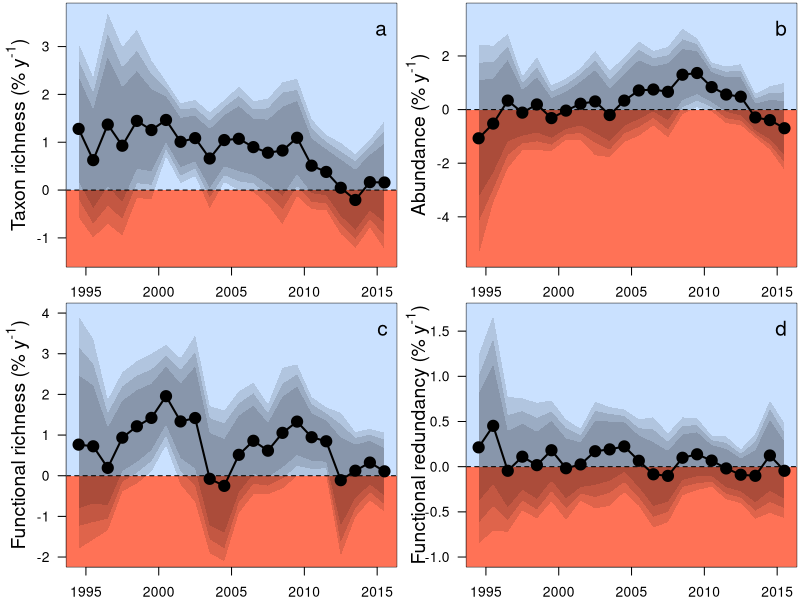

This figure's R source: (Note: this script raises an error after producing the figure.)
##Set working directory
setwd("C:/Users/elwel/OneDrive/Desktop/aquatic_data/git/EuroAquaticMacroInverts")

# attach data
MA <- read.csv("outputs/movingAve_YrEsts.csv")
MA$meanYr <- (MA$StartYear+ 4.5)
head(MA)

tiff(filename = "plots/Fig3_movingWindow/MovingAverages.tiff", width = 8, height = 6.5, units = 'in', res = 600, compression = 'lzw')
par(mfrow=c(2,2),mar=c(2,4,0.2,0.2))

#plot for spp richness
SR <- subset(MA, Response == "spp_richness")
ave_SppRich <- 27.28712314
st <-(SR[1:(nrow(SR)),3:12]/ave_SppRich)*100
sr <- cbind(SR$StartYear, SR$site_num, SR$meanYr, st)
names(sr)[names(sr) == 'SR$StartYear'] <- 'StartYear'
names(sr)[names(sr) == 'SR$site_num'] <- 'site_num'
names(sr)[names(sr) == 'SR$meanYr'] <- 'meanYr'
#select yrs with enough sites to be representative
#SRs <- sr[ which(sr$site_num >=100), ]
SRs <- sr[ which(sr$StartYear >1989 & sr$StartYear <2012), ] # this is min 7 countries
#SRs <- sr[ which(sr$StartYear >=1980), ] #this is min 5 countries

plot(SRs$Estimate~SRs$meanYr,ylab="", cex=1.5, xlab="", type="n", las=1, ylim=c(-1.4,3.7), xlim=c(1994.5,2015.5))#ylim=c(-0.8,2.55))
title(ylab=expression(paste("Taxon richness (% y"^"-1", ")")), line=2,cex.lab=1.4)
#title(xlab="Mean year of moving window", line=2,cex.lab=1.3)
polygon(x = c(0, 0, 2040, 2040), y = c(-100, 0, 0, -100), col ="coral1", border = NA)
polygon(x = c(0, 0, 2040, 2040), y = c(100, 0, 0, 100), col ="lightsteelblue1", border = NA)
abline(h=0,lty=2)
polygon(x = c(SRs$meanYr,rev(SRs$meanYr)), y = c(SRs$Q2.5,rev(SRs$Q97.5)),col="#00000020", border = NA)
polygon(x = c(SRs$meanYr,rev(SRs$meanYr)), y = c(SRs$Q5,rev(SRs$Q95)), col ="#00000020", border = NA)
polygon(x = c(SRs$meanYr,rev(SRs$meanYr)), y = c(SRs$Q10,rev(SRs$Q90)), col ="#00000020", border = NA)
#box(lwd=2)
points(SRs$Estimate~SRs$meanYr, pch=21,bg=1,cex=1.8)#pch="-",
points(SRs$Estimate~SRs$meanYr,type="l",lwd=2)
legend("topright", bty="n", legend="a",cex=1.5)

#plot for abundance
SR <- subset(MA, Response == "abundance")
st <-(SR[1:(nrow(SR)),3:12]*100)
sr <- cbind(SR$StartYear, SR$site_num, SR$meanYr, st)
names(sr)[names(sr) == 'SR$StartYear'] <- 'StartYear'
names(sr)[names(sr) == 'SR$site_num'] <- 'site_num'
names(sr)[names(sr) == 'SR$meanYr'] <- 'meanYr'
#select yrs with enough sites to be representative
SRs <- sr[ which(sr$StartYear >1989 & sr$StartYear <2012), ]

plot(SRs$Estimate~SRs$meanYr,ylab="", cex=1.5, xlab="", type="n", las=1, ylim=c(-5.5,3.6), xlim=c(1994.5,2015.5)) #ylim=c(-0.57,0.4))
title(ylab=expression(paste("Abundance (% y"^"-1", ")")), line=2,cex.lab=1.4)
title(xlab="Mean year of moving window", line=2.4,cex.lab=1.3)
polygon(x = c(0, 0, 2040, 2040), y = c(-100, 0, 0, -100), col ="coral1", border = NA)
polygon(x = c(0, 0, 2040, 2040), y = c(100, 0, 0, 100), col ="lightsteelblue1", border = NA)
abline(h=0,lty=2)
polygon(x = c(SRs$meanYr,rev(SRs$meanYr)), y = c(SRs$Q2.5,rev(SRs$Q97.5)),col="#00000020", border = NA)
polygon(x = c(SRs$meanYr,rev(SRs$meanYr)), y = c(SRs$Q5,rev(SRs$Q95)), col ="#00000020", border = NA)
polygon(x = c(SRs$meanYr,rev(SRs$meanYr)), y = c(SRs$Q10,rev(SRs$Q90)), col ="#00000020", border = NA)
points(SRs$Estimate~SRs$meanYr, pch=21,bg=1,cex=1.8)#pch="-",
points(SRs$Estimate~SRs$meanYr,type="l",lwd=2)
legend("topright", bty="n", legend="b",cex=1.5)

#plot for FRic
SR <- subset(MA, Response == "FRic")
st <-(SR[1:(nrow(SR)),3:12])*100
sr <- cbind(SR$StartYear, SR$site_num, SR$meanYr, st)
names(sr)[names(sr) == 'SR$StartYear'] <- 'StartYear'
names(sr)[names(sr) == 'SR$site_num'] <- 'site_num'
names(sr)[names(sr) == 'SR$meanYr'] <- 'meanYr'
#select yrs with enough sites to be representative
SRs <- sr[ which(sr$StartYear >1989 & sr$StartYear <2012), ]

plot(SRs$Estimate~SRs$meanYr,ylab="", cex=1.5, xlab="", type="n", las=1, ylim=c(-2,4), xlim=c(1994.5,2015.5)) #ylim=c(-0.57,0.4))
title(ylab=expression(paste("Functional richness (% y"^"-1", ")")), line=2,cex.lab=1.4)
title(xlab="Mean year of moving window", line=2.4,cex.lab=1.3)
polygon(x = c(0, 0, 2040, 2040), y = c(-100, 0, 0, -100), col ="coral1", border = NA)
polygon(x = c(0, 0, 2040, 2040), y = c(100, 0, 0, 100), col ="lightsteelblue1", border = NA)
abline(h=0,lty=2)
polygon(x = c(SRs$meanYr,rev(SRs$meanYr)), y = c(SRs$Q2.5,rev(SRs$Q97.5)),col="#00000020", border = NA)
polygon(x = c(SRs$meanYr,rev(SRs$meanYr)), y = c(SRs$Q5,rev(SRs$Q95)), col ="#00000020", border = NA)
polygon(x = c(SRs$meanYr,rev(SRs$meanYr)), y = c(SRs$Q10,rev(SRs$Q90)), col ="#00000020", border = NA)
points(SRs$Estimate~SRs$meanYr, pch=21,bg=1,cex=1.8)#pch="-",
points(SRs$Estimate~SRs$meanYr,type="l",lwd=2)
legend("topright", bty="n", legend="c",cex=1.5)

#plot for FRed
SR <- subset(MA, Response == "FRed")
ave_FRed <- 0.291145846
st <-(SR[1:(nrow(SR)),3:12]/ave_FRed)*100
sr <- cbind(SR$StartYear, SR$site_num, SR$meanYr, st)
names(sr)[names(sr) == 'SR$StartYear'] <- 'StartYear'
names(sr)[names(sr) == 'SR$site_num'] <- 'site_num'
names(sr)[names(sr) == 'SR$meanYr'] <- 'meanYr'
#select yrs with enough sites to be representative
SRs <- sr[ which(sr$StartYear >1989 & sr$StartYear <2012), ]

plot(SRs$Estimate~SRs$meanYr,ylab="", cex=1.5, xlab="", type="n", las=1, ylim=c(-1,1.7), xlim=c(1994.5,2015.5)) #ylim=c(-0.57,0.4))
title(ylab=expression(paste("Functional redundancy (% y"^"-1", ")")), line=2,cex.lab=1.4)
title(xlab="Mean year of moving window", line=2.4,cex.lab=1.3)
polygon(x = c(0, 0, 2040, 2040), y = c(-100, 0, 0, -100), col ="coral1", border = NA)
polygon(x = c(0, 0, 2040, 2040), y = c(100, 0, 0, 100), col ="lightsteelblue1", border = NA)
abline(h=0,lty=2)
polygon(x = c(SRs$meanYr,rev(SRs$meanYr)), y = c(SRs$Q2.5,rev(SRs$Q97.5)),col="#00000020", border = NA)
polygon(x = c(SRs$meanYr,rev(SRs$meanYr)), y = c(SRs$Q5,rev(SRs$Q95)), col ="#00000020", border = NA)
polygon(x = c(SRs$meanYr,rev(SRs$meanYr)), y = c(SRs$Q10,rev(SRs$Q90)), col ="#00000020", border = NA)
points(SRs$Estimate~SRs$meanYr, pch=21,bg=1,cex=1.8)#pch="-",
points(SRs$Estimate~SRs$meanYr,type="l",lwd=2)
legend("topright", bty="n", legend="d",cex=1.5)

dev.off()


####
#####################
###############################################
################################################

####old code#####
#arrows(SRs$meanYr, SRs$Q2.5, SRs$meanYr, SRs$Q97.5, length=0.05, angle=90, code=0,lwd=1)
#arrows(SRs$meanYr, SRs$Q5, SRs$meanYr, SRs$Q95, length=0.05, angle=90, code=0,lwd=3)
#arrows(SRs$meanYr, SRs$Q10, SRs$meanYr, SRs$Q90, length=0.05, angle=90, code=0,lwd=5)
#abline(h=0)

x1<-rep(c(0),each=length(sr$Q2.5))

polygon(x = c(sr$meanYr,rev(sr$meanYr)), y = c(sr$Q2.5,x1), col = "firebrick4",border = NA)
polygon(x = c(sr$meanYr,rev(sr$meanYr)), y = c(sr$Q5,x1), col = "firebrick3",border = NA)
polygon(x = c(sr$meanYr,rev(sr$meanYr)), y = c(sr$Q10,x1), col = "firebrick1",border = NA)

polygon(x = c(sr$meanYr,rev(sr$meanYr)), y = c(x1,rev(sr$Q97.5)), col = "dodgerblue4",border = NA)
polygon(x = c(sr$meanYr,rev(sr$meanYr)), y = c(x1,rev(sr$Q95)), col = "dodgerblue",border = NA)
polygon(x = c(sr$meanYr,rev(sr$meanYr)), y = c(x1,rev(sr$Q90)), col = "lightblue",border = NA)

polygon(x = c(sr$meanYr,rev(sr$meanYr)), y = c(x1,rev(sr$Q2.5)), col = "firebrick4",border = NA)
polygon(x = c(sr$meanYr,rev(sr$meanYr)), y = c(x1,rev(sr$Q5)), col = "firebrick3",border = NA)
polygon(x = c(sr$meanYr,rev(sr$meanYr)), y = c(x1,rev(sr$Q10)), col = "firebrick1",border = NA)
